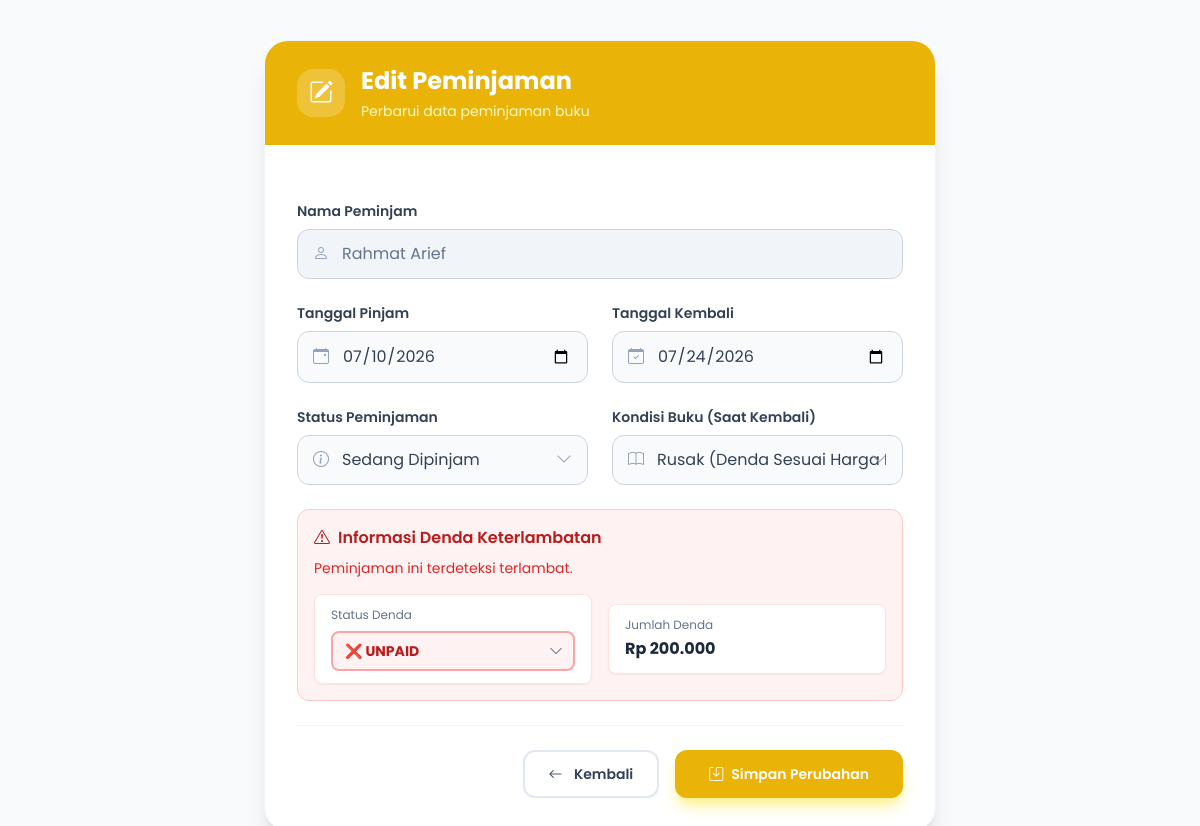
Screenshot of /peminjaman.php?action=edit&id=49 with the database file from the repository.
### tables this page shows
CREATE TABLE `peminjaman` (
  `id` int NOT NULL,
  `user_id` int DEFAULT NULL,
  `buku_id` int DEFAULT NULL,
  `tanggal_pinjam` date DEFAULT NULL,
  `tanggal_kembali` date DEFAULT NULL,
  `status` enum('dipinjam','dikembalikan','dibatalkan','dihapus') DEFAULT NULL,
  `kondisi_buku` enum('baik','rusak') DEFAULT 'baik',
  `tanggal_pengembalian` datetime DEFAULT NULL
);

CREATE TABLE `users` (
  `id` int NOT NULL,
  `nama` varchar(100) NOT NULL,
  `email` varchar(100) NOT NULL,
  `password` varchar(255) NOT NULL,
  `role` enum('admin','anggota') DEFAULT 'anggota',
  `created_at` timestamp NOT NULL DEFAULT CURRENT_TIMESTAMP
);

CREATE TABLE `denda` (
  `id` int NOT NULL,
  `peminjaman_id` int NOT NULL,
  `user_id` int NOT NULL,
  `jenis_denda` enum('terlambat','rusak') NOT NULL,
  `jumlah_denda` int NOT NULL,
  `status` enum('pending','lunas','unpaid') DEFAULT 'unpaid',
  `metode_pembayaran` varchar(50) NOT NULL DEFAULT 'tunai',
  `kode_konfirmasi` varchar(20) NOT NULL,
  `tanggal_bayar` datetime DEFAULT NULL,
  `created_at` timestamp NULL DEFAULT CURRENT_TIMESTAMP
);

### controllers/PeminjamanController.php (called while the page is built, shortened)
<?php
require_once "../models/Peminjaman.php";
class PeminjamanController {
    private $pinjam;
    public function __construct()
    {
        $this->pinjam = new Peminjaman();
    }
    public function edit()
    {
        $pinjam = $this->pinjam->getById($_GET['id']);
        $denda = $this->pinjam->getDendaByPeminjamanId($_GET['id']);
        $is_late = false;
        require "../views/peminjaman/edit.php";
    }
}

### config/database.php (called while the page is built, shortened)
<?php
abstract class Database {
    private $host = "localhost";
    private $user = "root";
    private $pass = "";
    private $db   = "perpustakaan_digital";
    public function __construct(){
        $this->conn = mysqli_connect(
            $this->host,
            $this->user,
            $this->pass,
            $this->db
        );
    }
}

### models/peminjaman.php (called while the page is built, shortened)
<?php
require_once "../config/database.php";
class Peminjaman extends Database {
    public function getById($id){
        $query = mysqli_query($this->conn, "
            SELECT
                peminjaman.*,
                users.nama,
                buku.judul
            FROM peminjaman
            LEFT JOIN users ON peminjaman.user_id = users.id
            LEFT JOIN buku ON peminjaman.buku_id = buku.id
            WHERE peminjaman.id='$id'
        ");
        return mysqli_fetch_assoc($query);
    }
    public function getDendaByPeminjamanId($peminjaman_id){
        $peminjaman_id = mysqli_real_escape_string($this->conn, $peminjaman_id);
        $query = mysqli_query($this->conn, "
            SELECT * FROM denda
            WHERE peminjaman_id = '$peminjaman_id'
            ORDER BY id DESC
            LIMIT 1
        ");
        return mysqli_fetch_assoc($query);
    }
}

### views/peminjaman/edit.php (the view, shortened to what this page needs)
<!DOCTYPE html>
<html lang="id">
<head>
    <script src="https://cdn.tailwindcss.com"></script>
    <link rel="stylesheet" href="https://cdn.jsdelivr.net/npm/bootstrap-icons@1.10.5/font/bootstrap-icons.css">
</head>
<body class="text-slate-800 antialiased bg-slate-50 min-h-screen flex items-center justify-center py-10 px-4">
    <div class="w-full max-w-2xl bg-white rounded-3xl shadow-xl border border-slate-100 overflow-hidden transition-all hover:shadow-2xl">
        <div class="bg-yellow-500 px-8 py-6 text-white flex items-center gap-4">
            <div class="w-12 h-12 bg-white/20 rounded-2xl flex items-center justify-center text-2xl backdrop-blur-sm">
                <i class="bi bi-pencil-square"></i>
            </div>
            <div>
                <h2 class="text-2xl font-bold m-0 text-white">Edit Peminjaman</h2>
                <p class="text-yellow-100 text-sm mt-1 mb-0">Perbarui data peminjaman buku</p>
            </div>
        </div>
        <div class="p-8">
            <form action="peminjaman.php?action=update" method="POST" class="space-y-6">
                <div class="space-y-2">
                    <label class="block text-sm font-semibold text-slate-700">Nama Peminjam</label>
                    <div class="relative">
                        <div class="absolute inset-y-0 left-0 pl-4 flex items-center pointer-events-none text-slate-400">
                        </div>
                        <input type="text" class="w-full pl-11 pr-4 py-3 rounded-xl border border-slate-300 transition-all text-slate-500 bg-slate-100 cursor-not-allowed" value="<?= htmlspecialchars($pinjam['nama'] ?? '') ?>" readonly>
                    </div>
                </div>
                <div class="grid grid-cols-1 md:grid-cols-2 gap-6">
                    <div class="space-y-2">
                        <label class="block text-sm font-semibold text-slate-700">Tanggal Pinjam</label>
                        <div class="relative">
                            <div class="absolute inset-y-0 left-0 pl-4 flex items-center pointer-events-none text-slate-400">
                            </div>
                            <input type="date" name="tanggal_pinjam" value="<?= $pinjam['tanggal_pinjam'] ?>" class="w-full pl-11 pr-4 py-3 rounded-xl border border-slate-300 focus:outline-none focus:ring-2 focus:ring-yellow-500 focus:border-yellow-500 transition-all text-slate-700 bg-slate-50 focus:bg-white" required>
                        </div>
                    </div>
                    <div class="space-y-2">
                        <label class="block text-sm font-semibold text-slate-700">Tanggal Kembali</label>
                        <div class="relative">
                            <div class="absolute inset-y-0 left-0 pl-4 flex items-center pointer-events-none text-slate-400">
                            </div>
                            <input type="date" name="tanggal_kembali" value="<?= $pinjam['tanggal_kembali'] ?>" class="w-full pl-11 pr-4 py-3 rounded-xl border border-slate-300 focus:outline-none focus:ring-2 focus:ring-yellow-500 focus:border-yellow-500 transition-all text-slate-700 bg-slate-50 focus:bg-white" required>
                        </div>
                    </div>
                </div>
                <div class="grid grid-cols-1 md:grid-cols-2 gap-6">
                    <div class="space-y-2">
                        <label class="block text-sm font-semibold text-slate-700">Status Peminjaman</label>
                        <div class="relative">
                            <div class="absolute inset-y-0 left-0 pl-4 flex items-center pointer-events-none text-slate-400">
                            </div>
                            <select name="status" class="w-full pl-11 pr-4 py-3 rounded-xl border border-slate-300 focus:outline-none focus:ring-2 focus:ring-yellow-500 focus:border-yellow-500 transition-all text-slate-700 bg-slate-50 focus:bg-white appearance-none">
                                <option value="dipinjam" <?= ($pinjam['status'] == 'dipinjam') ? 'selected' : '' ?>>Sedang Dipinjam</option>
                            </select>
                            <div class="absolute inset-y-0 right-0 pr-4 flex items-center pointer-events-none text-slate-400">
                            </div>
                        </div>
                    </div>
                    <div class="space-y-2">
                        <label class="block text-sm font-semibold text-slate-700">Kondisi Buku (Saat Kembali)</label>
                        <div class="relative">
                            <div class="absolute inset-y-0 left-0 pl-4 flex items-center pointer-events-none text-slate-400">
                            </div>
                            <select name="kondisi_buku" class="w-full pl-11 pr-4 py-3 rounded-xl border border-slate-300 focus:outline-none focus:ring-2 focus:ring-yellow-500 focus:border-yellow-500 transition-all text-slate-700 bg-slate-50 focus:bg-white appearance-none">
                                <option value="rusak" <?= (($pinjam['kondisi_buku'] ?? '') == 'rusak') ? 'selected' : '' ?>>Rusak (Denda Sesuai Harga Buku)</option>
                            </select>
                            <div class="absolute inset-y-0 right-0 pr-4 flex items-center pointer-events-none text-slate-400">
                            </div>
                        </div>
                    </div>
                </div>
                <?php if (isset($is_late) && ($is_late || !empty($denda))) : ?>
                <div class="mt-6 p-4 bg-red-50 border border-red-200 rounded-xl">
                    <h4 class="text-red-700 font-semibold flex items-center gap-2 mb-2">
                        <i class="bi bi-exclamation-triangle"></i> Informasi Denda Keterlambatan
                    </h4>
                    <p class="text-sm text-red-600 mb-4">Peminjaman ini terdeteksi terlambat.</p>
                    <?php if (!empty($denda)) : ?>
                        <div class="flex flex-col sm:flex-row items-center gap-4">
                            <div class="bg-white px-4 py-3 rounded-lg border border-red-100 flex-1 w-full shadow-sm">
                                <span class="block text-xs text-slate-500 mb-2">Status Denda</span>
                                <div class="flex items-center gap-2" id="dendaStatusWrapper">
                                    <select
                                        id="dendaStatusSelect"
                                        class="w-full px-3 py-2 rounded-lg border-2 font-bold text-sm transition-all cursor-pointer focus:outline-none focus:ring-2 focus:ring-yellow-500 appearance-none
                                        <?php if($denda['status'] == 'lunas'): ?> bg-emerald-50 border-emerald-300 text-emerald-700
                                        <?php elseif($denda['status'] == 'pending'): ?> bg-amber-50 border-amber-300 text-amber-700
                                        <?php else: ?> bg-red-50 border-red-300 text-red-700
                                        <?php endif; ?>"
                                        data-denda-id="<?= $denda['id'] ?>"
                                        onchange="updateDendaStatusEdit(this)"
                                        style="background-repeat: no-repeat; background-position: right 10px center; background-size: 14px; padding-right: 32px;"
                                    >
                                        <option value="unpaid" <?= ($denda['status'] == 'unpaid') ? 'selected' : '' ?>>❌ UNPAID</option>
                                    </select>
                                </div>
                            </div>
                            <div class="bg-white px-4 py-3 rounded-lg border border-red-100 flex-1 w-full shadow-sm">
                                <span class="block text-xs text-slate-500 mb-1">Jumlah Denda</span>
                                <span class="font-bold text-slate-800">Rp <?= number_format($denda['jumlah_denda'], 0, ',', '.') ?></span>
                            </div>
                        </div>
                    <?php endif; ?>
                </div>
                <?php endif; ?>
                <div class="pt-6 border-t border-slate-100 flex flex-col sm:flex-row gap-4 justify-end">
                    <a href="peminjaman.php" class="px-6 py-3 text-sm font-semibold text-slate-700 bg-white border-2 border-slate-200 rounded-xl hover:bg-slate-50 hover:border-slate-300 transition-all text-center">
                        <i class="bi bi-arrow-left mr-2"></i> Kembali
                    </a>
                    <button type="submit" class="px-8 py-3 text-sm font-semibold text-white bg-yellow-500 border-2 border-yellow-500 rounded-xl hover:bg-yellow-600 hover:border-yellow-600 shadow-lg shadow-yellow-200 transition-all flex justify-center items-center gap-2">
                        <i class="bi bi-save"></i> Simpan Perubahan
                    </button>
                </div>
            </form>
        </div>
    </div>
</body>
</html>

### views/peminjaman/edit.php (style rules this page uses)
body { font-family: 'Poppins', sans-serif; }

### rows the page displays
peminjaman: user.nama "Rahmat Arief", tanggal_pinjam "07/10/2026", tanggal_kembali "07/24/2026", status "Sedang Dipinjam", kondisi_buku "Rusak (Denda Sesuai Harga Buku)"
denda: status+id "❌ UNPAID", jumlah_denda "200.000"
